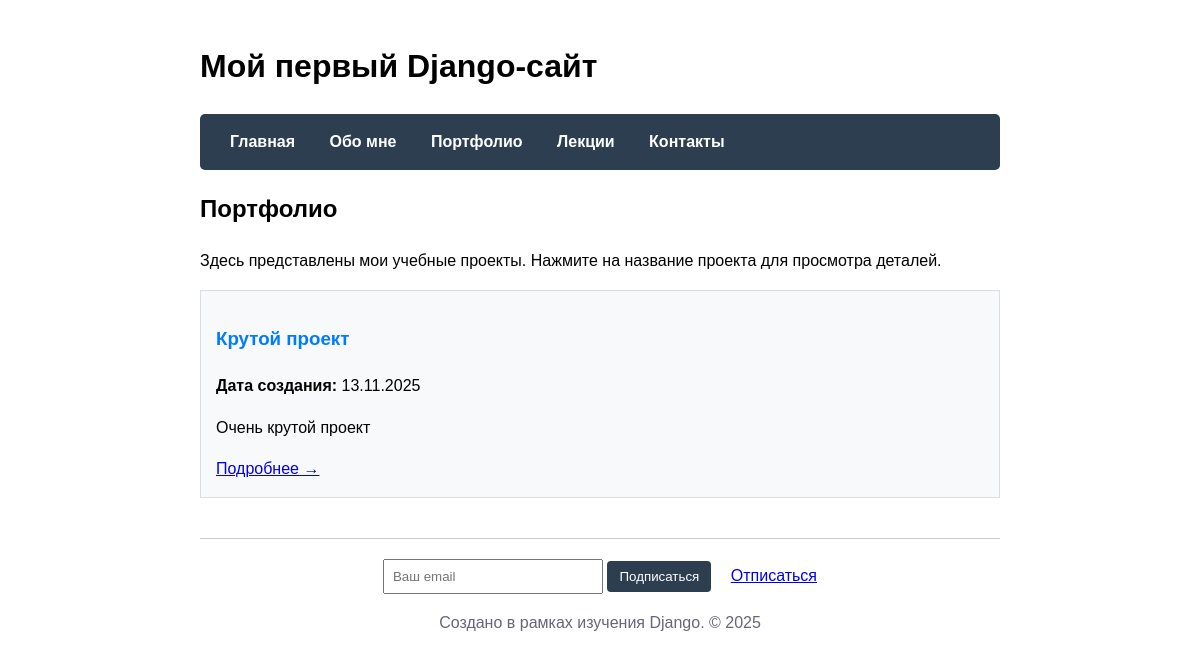
The page /portfolio/ on the database its author committed.
### main/models.py (models this page shows, shortened)
class Project(models.Model):
    title = models.CharField(max_length=200, verbose_name='Название проекта')
    description = models.TextField(verbose_name='Описание проекта')
    created_at = models.DateTimeField(auto_now_add=True, verbose_name='Дата создания')
    class Meta:
        verbose_name = 'Проект'
        verbose_name_plural = 'Проекты'

### main/views.py (the view)
def portfolio(request):
    projects = Project.objects.all().order_by('-created_at')
    context = {
        'title': 'Портфолио',
        'projects': projects
    }
    return render(request, 'main/portfolio.html', context)

### main/templates/main/portfolio.html
{% extends 'main/layout.html' %}
{% block content %}
<h2>{{ title }}</h2>
<p>Здесь представлены мои учебные проекты. Нажмите на название проекта для просмотра деталей.</p>
{% for project in projects %}
<div class="project" style="border: 1px solid #ddd; padding: 15px; margin: 10px 0;">
    <h3>
        <a href="{% url 'project_detail' project.id %}" style="text-decoration: none; color: #007bff;">
            {{ project.title }}
        </a>
    </h3>
    <p><strong>Дата создания:</strong> {{ project.created_at|date:"d.m.Y" }}</p>
    <p>{{ project.description|truncatewords:30 }}</p>
    <a href="{% url 'project_detail' project.id %}">Подробнее →</a>
</div>
{% empty %}
<p>Проектов пока нет. Они скоро появятся!</p>
{% endfor %}
{% endblock %}

### main/templates/main/layout.html (style rules this page uses)
body { font-family: Arial, sans-serif; max-width: 800px; margin: 0 auto; padding: 20px; line-height: 1.6; }
.project { background: #f8f9fa; padding: 15px; margin: 10px 0; border-left: 4px solid #2c3e50; }

### rows shown on the page
Project: title "Крутой проект", created_at "13.11.2025", description "Очень крутой проект"

### other values the page prints
{{ title }} "Портфолио"
